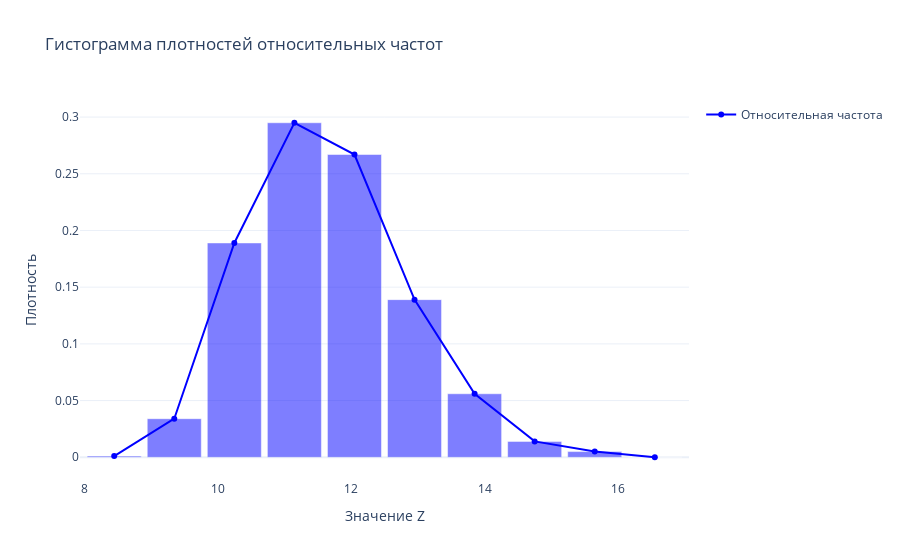

Notebook code cell kept with this figure:
### Code cell
# Гистограмма плотностей относительных частот
fig = go.Figure()
fig.add_trace(
    go.Bar(x=midpoints, y=rel_freq, width=h * 0.9, marker=dict(color='blue'), opacity=0.5, name='Относительная частота', legendgroup = "1", showlegend=False)
)
fig.add_trace(
    go.Scatter(x=midpoints, y=rel_freq,  marker=dict(color="blue"), mode='lines+markers', name='Относительная частота', legendgroup = "1")
)
fig.update_layout(title="Гистограмма плотностей относительных частот", xaxis_title="Значение Z", yaxis_title="Плотность", template="plotly_white")
fig.show()

### Figure 1 — Plotly figure (JSON) as saved in the notebook; plotly's stock layout.template omitted (floating-point values rounded to 4 significant figures)
{"data": [{"legendgroup": "1", "marker": {"color": "blue"}, "name": "Относительная частота", "opacity": 0.5, "showlegend": false, "type": "bar", "width": 0.81, "x": [8.45, 9.35, 10.25, 11.15, 12.05, 12.95, 13.85, 14.75, 15.65, 16.55], "y": [0.001, 0.034, 0.189, 0.295, 0.267, 0.139, 0.056, 0.014, 0.005, 0.0]}, {"legendgroup": "1", "marker": {"color": "blue"}, "mode": "lines+markers", "name": "Относительная частота", "type": "scatter", "x": [8.45, 9.35, 10.25, 11.15, 12.05, 12.95, 13.85, 14.75, 15.65, 16.55], "y": [0.001, 0.034, 0.189, 0.295, 0.267, 0.139, 0.056, 0.014, 0.005, 0.0]}], "layout": {"title": {"text": "Гистограмма плотностей относительных частот"}, "xaxis": {"title": {"text": "Значение Z"}}, "yaxis": {"title": {"text": "Плотность"}}}}
